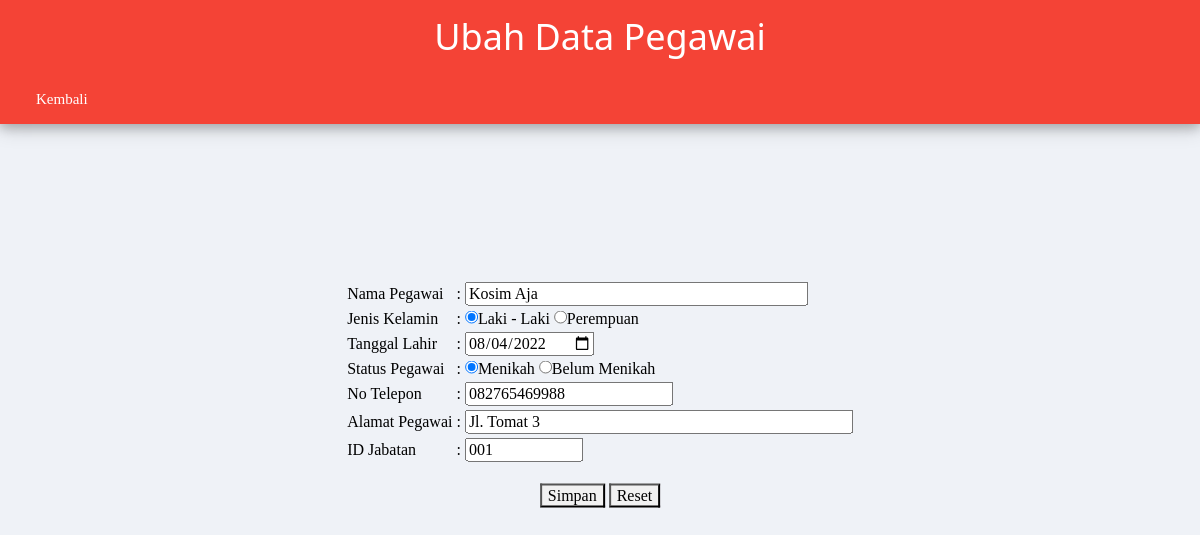
/Pegawai/update_pegawai.php?idpgw=1, run on the app's committed database.
### tables this page shows
CREATE TABLE `pegawai` (
  `id_pegawai` int(5) NOT NULL,
  `nama_pegawai` varchar(30) NOT NULL,
  `jk_pegawai` enum('Laki - Laki','Perempuan') NOT NULL,
  `tgl_lahir` date NOT NULL,
  `status` enum('Menikah','Belum Menikah') NOT NULL,
  `no_telp_pegawai` varchar(12) NOT NULL,
  `alamat_pegawai` varchar(35) NOT NULL,
  `id_jabatan` varchar(3) NOT NULL
);

### Pegawai/update_pegawai.php (the view, shortened to what this page needs)
<html>
	<head>
		<link rel="stylesheet" href="../w3.css">
		<link rel="stylesheet" href="../style.css">
	</head>
<body>
	<div class="w3-container w3-center w3-card-4 w3-red">
		<h1>Ubah Data Pegawai</h1>
		<div class="menu w3-left">
			<ul>
				<li><a class="w3-hover-dark-grey w3-red" href="pegawai.php">Kembali</a></li>
			</ul>
		</div>
	</div>
	<?php
		require_once '../connect.php';
		$idpgw=$_GET['idpgw'];
		$result=$conn->query("SELECT * FROM pegawai WHERE id_pegawai='$idpgw'");
		$data=$result->fetch_assoc();
	?>
	<div class="w3-display-middle">
	<form action="" method="POST">
	<table>
		<tr>
			<td><input type="hidden" name="idpgw" size="10" value="<?=$data['id_pegawai'] ?>"></td>
		</tr>
		<tr>
			<td>Nama Pegawai</td>
			<td>: <input type="text" value="<?=$data['nama_pegawai'] ?>" name="nama" size="35"></td>
		</tr>
		<tr>
			<td><label for="jenis_kelamin">Jenis Kelamin</label></td>
			<td>:
			<?php $jk = $data['jk_pegawai']; ?>
				<label><input type="radio" name="jk" value="Laki - Laki"<?php echo ($jk == 'Laki - Laki') ? "checked": "" ?>>Laki - Laki</label>
				<label><input type="radio" name="jk" value="Perempuan"<?php echo ($jk == 'Perempuan') ? "checked": "" ?>>Perempuan</label>
			</td>
		</tr>
		<tr>
			<td><label for="tgllahir">Tanggal Lahir</label>
				<td>: <input type="date" name="tgllahir" value="<?=$data['tgl_lahir'] ?>">
				</td>
			</td>
		</tr>
		<tr>
			<td><label for="status">Status Pegawai</td>
			<td>:
			<?php $status = $data['status']; ?>
				<label> <input type="radio" name="status" value="Menikah"<?php echo ($status == 'Menikah') ? "checked": "" ?>>Menikah</label>
				<label> <input type="radio" name="status" value="Belum Menikah"<?php echo ($status == 'Belum Menikah') ? "checked": "" ?>>Belum Menikah</label>
			</td>
		</tr>
		<tr>
			<td>No Telepon</td>
			<td>: <input type="text" name="notlp" value="<?=$data['no_telp_pegawai'] ?>"></td>
		</tr>
		<tr>
			<td>Alamat Pegawai</td>
			<td>: <input type="text" name="alamat" size="40" value="<?=$data['alamat_pegawai'] ?>"></td>
		</tr>
		<tr>
			<td>ID Jabatan</td>
			<td>: <input type="text" name="idjbt" size="10" value="<?=$data['id_jabatan'] ?>"></td>
		</tr>
		<tr>
			<td colspan="2" align="center"><br>
				<input class="w3-light-grey w3-hover-dark-grey" type="submit" value="Simpan">
				<input class="w3-light-grey w3-hover-dark-grey" type="reset" value="Reset">
			</td>
		</tr>
	</table>
	</form>
	</div>
</body>
</html>

### w3.css (style rules this page uses)
*,*:before,*:after { box-sizing:inherit }
html { -ms-text-size-adjust:100%;-webkit-text-size-adjust:100% }
body { margin:0 }
a { background-color:transparent }
button,input,select,textarea,optgroup { font:inherit;margin:0 }
button,input { overflow:visible }
button,[type=button],[type=reset],[type=submit] { -webkit-appearance:button }
[type=checkbox],[type=radio] { padding:0 }
html,body { font-family:Verdana,sans-serif;font-size:15px;line-height:1.5 }
html { overflow-x:hidden }
h1 { font-size:36px }
h1,h2,h3,h4,h5,h6 { font-family:"Segoe UI",Arial,sans-serif;font-weight:400;margin:10px 0 }
a { color:inherit }
.w3-container:after,.w3-container:before,.w3-panel:after,.w3-panel:before,.w3-row:after,.w3-row:before,.w3-row-padding:after,.w3-row-padding:before, .w3-cell-row:before,.w3-cell-row:after,.w3-clear:after,.w3-clear:before,.w3-bar:before,.w3-bar:after { content:"";display:table;clear:both }
.w3-display-middle { position:absolute;top:50%;left:50%;transform:translate(-50%,-50%);-ms-transform:translate(-50%,-50%) }
.w3-container,.w3-panel { padding:0.01em 16px }
.w3-card-4,.w3-hover-shadow:hover { box-shadow:0 4px 10px 0 rgba(0,0,0,0.2),0 4px 20px 0 rgba(0,0,0,0.19) }
.w3-center { text-align:center!important }
.w3-left { float:left!important }
.w3-red,.w3-hover-red:hover { color:#fff!important;background-color:#f44336!important }
.w3-light-grey,.w3-hover-light-grey:hover,.w3-light-gray,.w3-hover-light-gray:hover { color:#000!important;background-color:#f1f1f1!important }

### style.css (style rules this page uses)
body { margin: 0; background: #eff2f7; font-family: 'Product Sans'; }
a { text-decoration: none; color: #353535; display: block; transition: 0.3s; }
.menu { display: inline-block; }
.menu ul { list-style: none; padding: 0; margin: 0; }
.menu ul li { display: inline-block; }
.menu ul li a { padding: 0 20px; display: block; line-height: 50px; }

### data on the page
pegawai: nama "Kosim Aja", jk_pegawai "☑ Laki - Laki", jk_pegawai "☐ Perempuan", tgllahir "08/04/2022", status "☑ Menikah", status "☐ Belum Menikah", notlp "082765469988", alamat "Jl. Tomat 3", idjbt "001"
